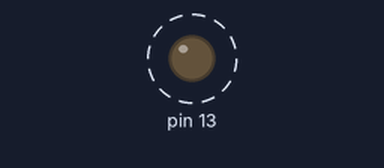
A sketch run on a simulated Arduino Uno, built with avr-gcc and run on an emulated ATmega328P. Parts: output pins drawn as LEDs (lit = HIGH). Dashed ring = blinking. What the sketch prints to the serial monitor is not drawn.

Above: at 0.4 s.
Timing chart, 0 to 3.0 s (numbered marks = the images above):
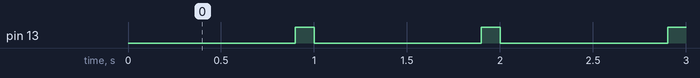

The sketch:

heartbeat.ino
```cpp
// heartbeat.ino

void setup() {
  Serial.begin(9600);
  pinMode(13,OUTPUT);
}

void loop() {
  delay (900);
  int time = (double)millis()/1000;
  digitalWrite(13,HIGH);
  delay(100);
  digitalWrite(13,LOW);
  Serial.print(time);
  Serial.println(" seconds have elapsed");
}

// random change
// random changes for other team
```

Measured:
- by itself, pin 13: alternates HIGH for 0.10 s and LOW for 0.90 s
